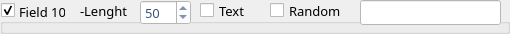
           <widget class="QGroupBox" name="gbFFG_9">
            <property name="enabled">
             <bool>true</bool>
            </property>
            <property name="minimumSize">
             <size>
              <width>200</width>
              <height>25</height>
             </size>
            </property>
            <property name="font">
             <font>
              <family>Sans Serif</family>
              <pointsize>10</pointsize>
              <weight>9</weight>
              <italic>false</italic>
              <bold>false</bold>
             </font>
            </property>
            <property name="title">
             <string>Field 10</string>
            </property>
            <property name="alignment">
             <set>Qt::AlignBottom|Qt::AlignLeading|Qt::AlignLeft</set>
            </property>
            <property name="flat">
             <bool>true</bool>
            </property>
            <property name="checkable">
             <bool>true</bool>
            </property>
            <widget class="QSpinBox" name="sbxFFG_9">
             <property name="enabled">
              <bool>true</bool>
             </property>
             <property name="geometry">
              <rect>
               <x>140</x>
               <y>0</y>
               <width>51</width>
               <height>25</height>
              </rect>
             </property>
             <property name="styleSheet">
              <string notr="true">background-color: rgb(255, 255, 255);
color: rgb(57, 84, 127);</string>
             </property>
             <property name="minimum">
              <number>1</number>
             </property>
             <property name="maximum">
              <number>255</number>
             </property>
             <property name="value">
              <number>50</number>
             </property>
            </widget>
            <widget class="QLineEdit" name="txtFFG_9">
             <property name="enabled">
              <bool>false</bool>
             </property>
             <property name="geometry">
              <rect>
               <x>360</x>
               <y>0</y>
               <width>141</width>
               <height>25</height>
              </rect>
             </property>
             <property name="styleSheet">
              <string notr="true">background-color: rgb(255, 255, 255);
color: rgb(57, 84, 127);</string>
             </property>
             <property name="inputMask">
              <string/>
             </property>
             <property name="text">
              <string/>
             </property>
             <property name="maxLength">
              <number>32767</number>
             </property>
             <property name="alignment">
              <set>Qt::AlignCenter</set>
             </property>
            </widget>
            <widget class="QLabel" name="labFFG_9">
             <property name="geometry">
              <rect>
               <x>80</x>
               <y>0</y>
               <width>51</width>
               <height>21</height>
              </rect>
             </property>
             <property name="text">
              <string>-Lenght</string>
             </property>
            </widget>
            <widget class="QCheckBox" name="cbxFFG_RANDOM_9">
             <property name="geometry">
              <rect>
               <x>270</x>
               <y>0</y>
               <width>89</width>
               <height>21</height>
              </rect>
             </property>
             <property name="cursor">
              <cursorShape>PointingHandCursor</cursorShape>
             </property>
             <property name="text">
              <string>Random</string>
             </property>
            </widget>
            <widget class="QCheckBox" name="cbxFFG_TEXT_9">
             <property name="geometry">
              <rect>
               <x>200</x>
               <y>0</y>
               <width>61</width>
               <height>21</height>
              </rect>
             </property>
             <property name="cursor">
              <cursorShape>PointingHandCursor</cursorShape>
             </property>
             <property name="text">
              <string>Text</string>
             </property>
            </widget>
           </widget>
